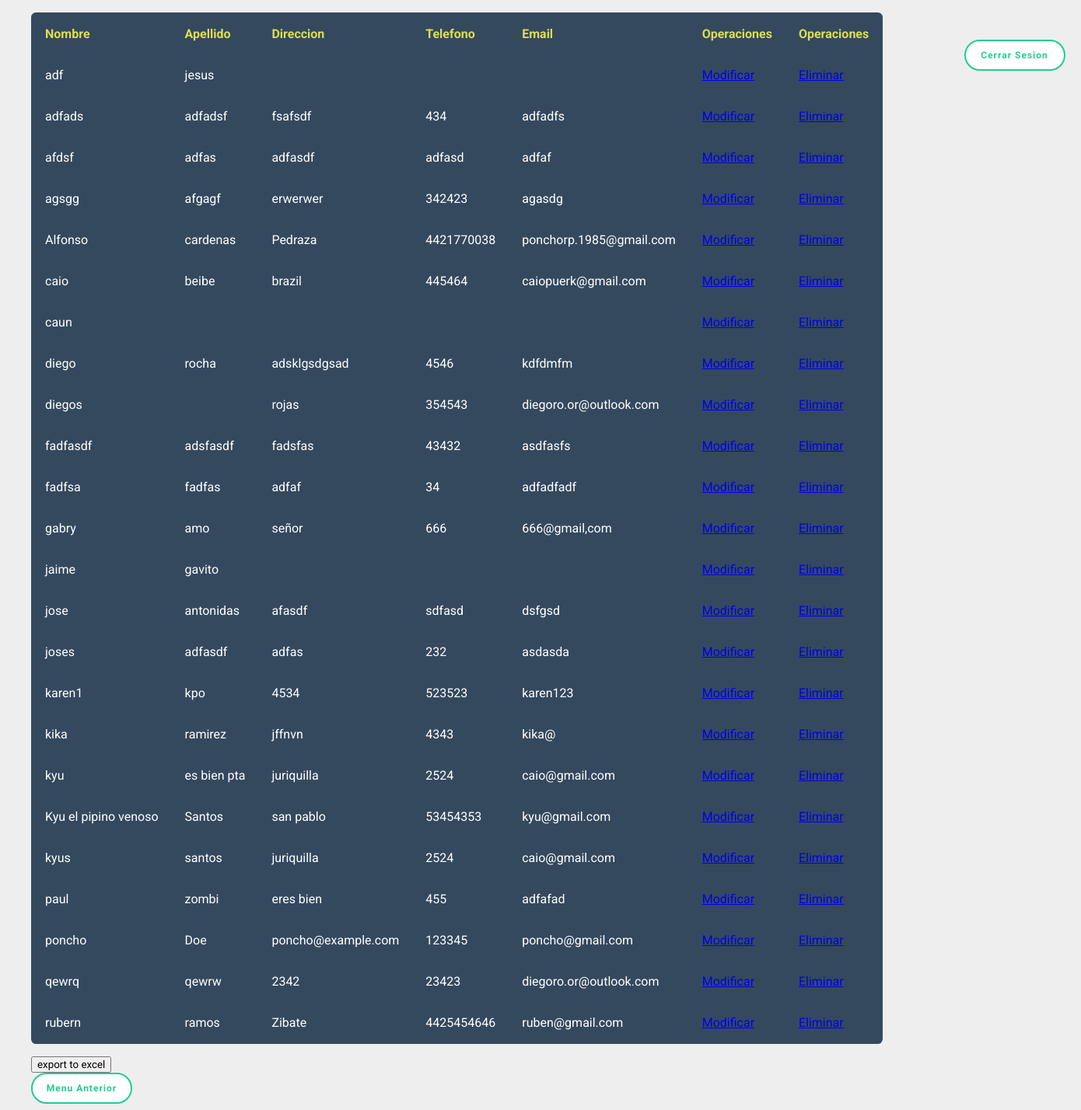
The app's page /reporte.php (signed in) with its own data.
### tables this page shows
CREATE TABLE `usuario` (
  `nombre` varchar(45) NOT NULL,
  `apellido` varchar(45) NOT NULL,
  `direccion` varchar(45) NOT NULL,
  `telefono` varchar(45) NOT NULL,
  `email` varchar(45) NOT NULL,
  PRIMARY KEY (`nombre`)
);

### reporte.php (the view, shortened to what this page needs)
<!DOCTYPE html>
<html>
<head>
    <link rel="stylesheet" href="https://cdnjs.cloudflare.com/ajax/libs/normalize/5.0.0/normalize.min.css">
    <link rel="stylesheet" href="https://cdnjs.cloudflare.com/ajax/libs/meyer-reset/2.0/reset.min.css">
  <link rel='stylesheet' href='http://ajax.googleapis.com/ajax/libs/jqueryui/1.11.2/themes/smoothness/jquery-ui.css'>
<link rel='stylesheet' href='https://netdna.bootstrapcdn.com/font-awesome/4.0.3/css/font-awesome.css'>
      <link rel="stylesheet" href="css/styleBoton.css">
      <link rel="stylesheet" href="css/style.css">
    <link rel="stylesheet" href="css/styleBoton.css">
    </head>
<body background="css/electronica.jpg">
    <div class="container">
  <button id="button" class="cerrar">Cerrar Sesion</button>
</div>
<table class="rwd-table">
  <tr>
<th>Nombre</th>
<th>Apellido</th>
<th>Direccion</th>
<th>Telefono</th>
 <th>Email</th>
<th>Operaciones</th>
<th>Operaciones</th>
</tr>
  <?php
include("conexion.php");
$query="SELECT * FROM usuario";
$result=$conexion->query($query);
  while($row = mysqli_fetch_array($result))
{?>
  <tr>
<td data-th="Nombre"><?php echo $row['nombre'];?></td>
<td data-th="Apellido"><?php echo $row['apellido'];?></td>
<td data-th="Direccion"><?php echo $row['direccion'];?></td>
<td data-th="Telefono"><?php echo $row['telefono'];?></td>
<td data-th="Email"><?php echo $row['email'];?></td>
<td><a href="modificar.php?id=<?php echo $row['nombre'];?>">Modificar</a></td>
<td><a href="eliminar.php?id=<?php echo $row['nombre'];?>">Eliminar</a></td>
</tr>
<?php
}
 ?>
</table>
 <div class="Export">
            <form class="form-horizontal" action="UsuariosCSV.php" method="post" name="upload_excel"
                      enctype="multipart/form-data">
                  <div class="form-group">
                            <div class="col-md-4 col-md-offset-4">
                                <input type="submit" name="Export" class="btn btn-success" value="export to excel"/>
                            </div>
                   </div>
            </form>
 </div>
    <button id="button" class="regresar">Menu Anterior</button>
</body>
</html>

### css/styleBoton.css (style rules this page uses)
* { font-family: 'Roboto', sans-serif; }
.container { position: absolute; top: 5%; left: 5%; margin-left: 1150px; margin-top:-20px; width: 170px; height: 60px; text-align: center; }
button { outline: none; height: 40px; text-align: center; width: 130px; border-radius: 40px; background: #fff; border: 2px solid #1ECD97; color: #1ECD97; letter-spacing: 1px; text-shadow: 0; font-size: 12px; font-weight: bold; cursor: pointer; transition: all 0.25s ease; }
button:after { content: ; }

### css/style.css (style rules this page uses)
.rwd-table { margin: 1em 0; min-width: 300px; }
.rwd-table tr { border-top: 1px solid #ddd; border-bottom: 1px solid #ddd; }
.rwd-table th { display: none; }
.rwd-table td { display: block; }
.rwd-table td:first-child { padding-top: .5em; }
.rwd-table td:last-child { padding-bottom: .5em; }
.rwd-table td:before { content: attr(data-th) ": "; font-weight: bold; width: 6.5em; display: inline-block; }
@media (min-width: 480px) { .rwd-table td:before { display: none; } }
.rwd-table th, .rwd-table td { text-align: left; }
@media (min-width: 480px) { .rwd-table th, .rwd-table td { display: table-cell; padding: .25em .5em; } }
@media (min-width: 480px) { .rwd-table th:first-child, .rwd-table td:first-child { padding-left: 0; } }
@media (min-width: 480px) { .rwd-table th:last-child, .rwd-table td:last-child { padding-right: 0; } }
body { padding: 0 2em; font-family: Montserrat, sans-serif; -webkit-font-smoothing: antialiased; text-rendering: optimizeLegibility; color: #444; background: #eee; }
.rwd-table { background: #34495E; color: #fff; border-radius: .4em; overflow: hidden; }
.rwd-table tr { border-color: #46637f; }
.rwd-table th, .rwd-table td { margin: .5em 1em; }
@media (min-width: 480px) { .rwd-table th, .rwd-table td { padding: 1em !important; } }
.rwd-table th, .rwd-table td:before { color: #dd5; }

### records on screen
usuario: nombre "adf", apellido "jesus"
usuario: nombre "adfads", apellido "adfadsf", direccion "fsafsdf", telefono "434", email "adfadfs"
usuario: nombre "afdsf", apellido "adfas", direccion "adfasdf", telefono "adfasd", email "adfaf"
usuario: nombre "agsgg", apellido "afgagf", direccion "erwerwer", telefono "342423", email "agasdg"
usuario: nombre "Alfonso", apellido "cardenas", direccion "Pedraza", telefono "4421770038", email "ponchorp.1985@gmail.com"
usuario: nombre "caio", apellido "beibe", direccion "brazil", telefono "445464", email "caiopuerk@gmail.com"
usuario: nombre "caun"
usuario: nombre "diego", apellido "rocha", direccion "adsklgsdgsad", telefono "4546", email "kdfdmfm"
usuario: nombre "diegos", direccion "rojas", telefono "354543", email "diegoro.or@outlook.com"
usuario: nombre "fadfasdf", apellido "adsfasdf", direccion "fadsfas", telefono "43432", email "asdfasfs"
usuario: nombre "fadfsa", apellido "fadfas", direccion "adfaf", telefono "34", email "adfadfadf"
usuario: nombre "gabry", apellido "amo", direccion "señor", telefono "666", email "666@gmail,com"
usuario: nombre "jaime", apellido "gavito"
usuario: nombre "jose", apellido "antonidas", direccion "afasdf", telefono "sdfasd", email "dsfgsd"
usuario: nombre "joses", apellido "adfasdf", direccion "adfas", telefono "232", email "asdasda"
usuario: nombre "karen1", apellido "kpo", direccion "4534", telefono "523523", email "karen123"
usuario: nombre "kika", apellido "ramirez", direccion "jffnvn", telefono "4343", email "kika@"
usuario: nombre "kyu", apellido "es bien pta", direccion "juriquilla", telefono "2524", email "caio@gmail.com"
usuario: nombre "Kyu el pipino venoso", apellido "Santos", direccion "san pablo", telefono "53454353", email "kyu@gmail.com"
usuario: nombre "kyus", apellido "santos", direccion "juriquilla", telefono "2524", email "caio@gmail.com"
usuario: nombre "paul", apellido "zombi", direccion "eres bien", telefono "455", email "adfafad"
usuario: nombre "poncho", apellido "Doe", direccion "poncho@example.com", telefono "123345", email "poncho@gmail.com"
usuario: nombre "qewrq", apellido "qewrw", direccion "2342", telefono "23423", email "diegoro.or@outlook.com"
usuario: nombre "rubern", apellido "ramos", direccion "Zibate", telefono "4425454646", email "ruben@gmail.com"
